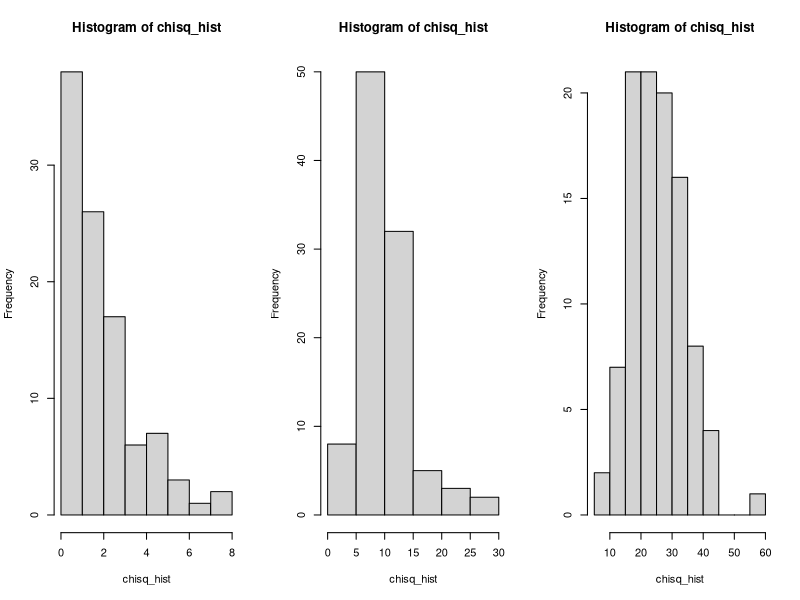
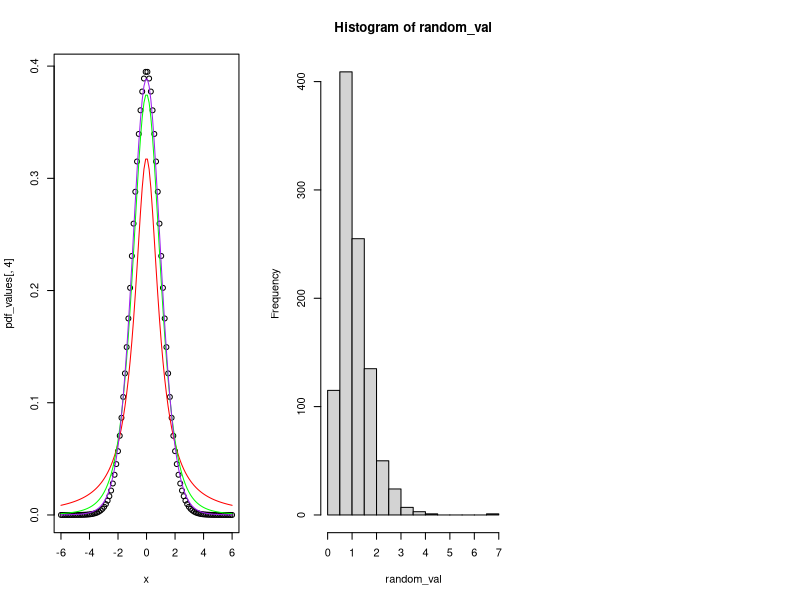

Recreate these plots in R, in order.
# Q.1
# n <- 100
# df <- n - 1
# t_dist <- rt(n, df)
# hist(t_dist)

# Q.2
df <- c(2,10,25)
n <- 100
par(mfrow = c(1,3))
for (i in df) {  
  chisq_hist <- rchisq(n,i)
  hist(chisq_hist)
}

# Q.3
x <- seq(6, -6, length.out = 100)
df_values <- c(1, 4, 10, 30)
pdf_values <- sapply(df_values, function(df) dt(x, df))
plot(x, pdf_values[, 4])
colors <- c("red", "green", "purple")
for (i in 1:3) {
  lines(x, pdf_values[, i], col = colors[i])
}

# Q.4
percentile <- qf(0.95, 10, 20)
percentile

area_0_1.5 <- pf(1.5, 10, 20)
area1.5_infi <- 1 - area_0_1.5
area_0_1.5
area1.5_infi

 qf(0.25, df1 = 10, df2 = 20)
 qf(0.5, df1 = 10, df2 = 20)
 qf(0.75, df1 = 10, df2 = 20)
 qf(0.999, df1 = 10, df2 = 20)

random_val <- rf(1000, df= 10, df2 = 20)
hist(random_val)
